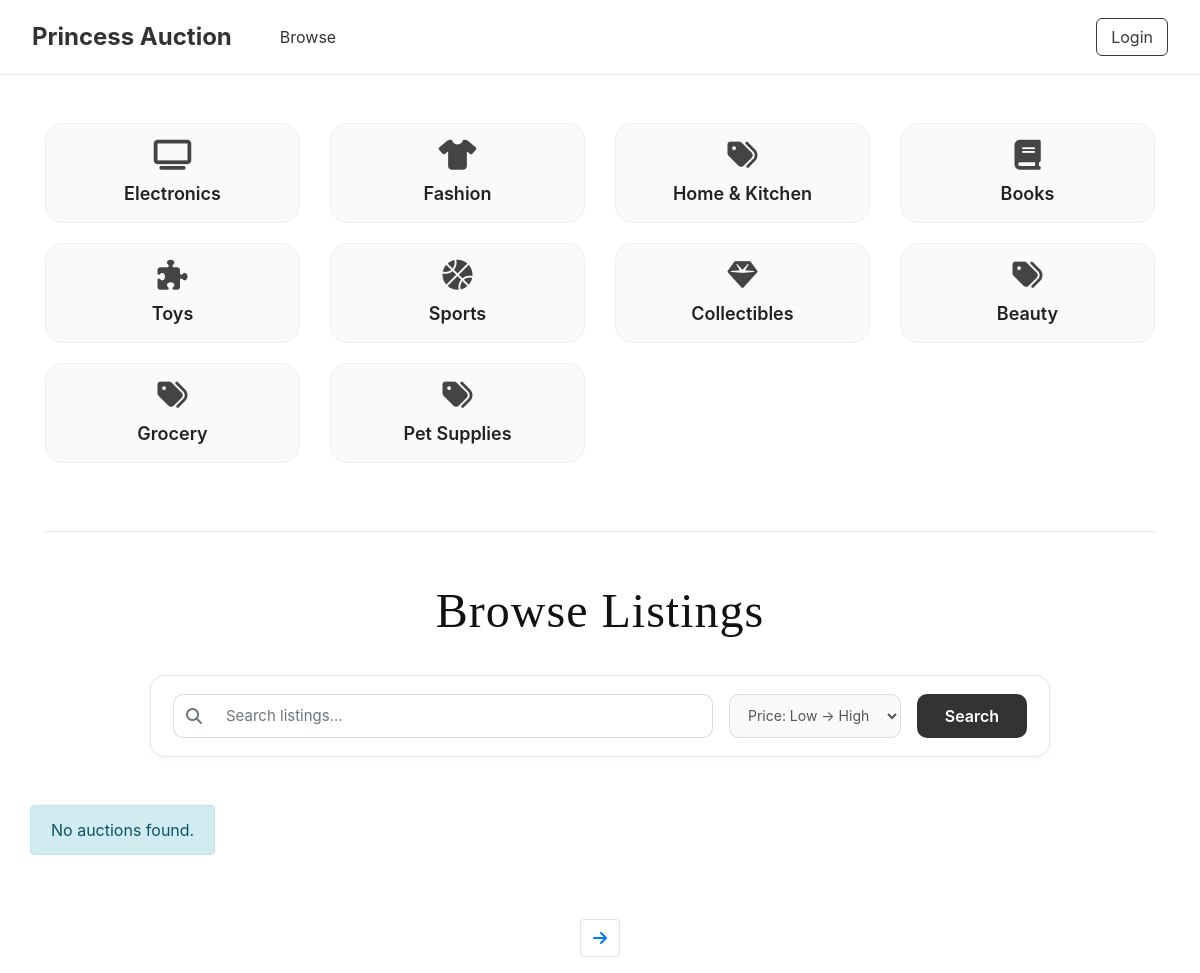
The app's page /browse.php?cat=1 with its own data.
### tables this page shows
CREATE TABLE `category` (
  `category_id` int(11) NOT NULL,
  `category_name` varchar(100) NOT NULL
);

### browse.php (the view, shortened to what this page needs)
<?php include_once("header.php")?>
<link rel="stylesheet" href="https://cdnjs.cloudflare.com/ajax/libs/font-awesome/6.5.0/css/all.min.css">
<div class="container my-5">
  <div class="row gy-4 gx-4">
    <?php
    $conn = connectDB();
    $icons = [
      "Electronics"   => "fa-solid fa-tv",
      "Fashion"       => "fa-solid fa-shirt",
      "Home & Kitchen"=> "fa-solid fa-couch",
      "Books"         => "fa-solid fa-book",
      "Toys"          => "fa-solid fa-puzzle-piece",
      "Sports"        => "fa-solid fa-basketball",
      "Collectibles"  => "fa-solid fa-gem",
      "Others"        => "fa-solid fa-box"
    ];
    $sql = "SELECT category_id, category_name FROM category";
    $result = $conn->query($sql);
    while ($row = $result->fetch_assoc()) {
        $cat_id = $row['category_id'];
        $cat_name = htmlspecialchars($row['category_name']);
        $icon_class = isset($icons[$cat_name]) ? $icons[$cat_name] : "fa-solid fa-tags";
        echo '
        <div class="col-6 col-md-3">
            <a href="browse.php?cat=' . $cat_id . '" style="text-decoration:none;">
                <div class="category-card">
                    <i class="category-icon ' . $icon_class . '"></i>
                    <div class="category-name">' . $cat_name . '</div>
                </div>
            </a>
        </div>';
    }
    ?>
  </div>
</div>
<div class="container">
<div style="
  width:100%;
  height:1px;
  background:#e6e6e6;
  margin-bottom:25px;
"></div>
<h2 style="
    font-family: 'Playfair Display', serif;
    text-align:center;
    font-size: 48px;
    font-weight: 500;
    letter-spacing: 1px;
    margin: 50px 0 35px 0;
    color:#111;
">
  Browse Listings
</h2>
<div id="searchSpecs" class="mt-4 mb-4">
  <div style="
      background:white;
      border:1px solid #e6e6e6;
      border-radius:14px;
      padding:18px 22px;
      max-width:900px;
      margin:0 auto;
      box-shadow:0 2px 6px rgba(0,0,0,0.03);
  ">
    <form method="get" action="browse.php">
  <div class="search-bar-wrapper">
    <div class="flex-grow-1">
      <div class="input-group search-input-group">
        <span class="input-group-text">
          <i class="fa fa-search text-muted"></i>
        </span>
        <input type="text"
               class="form-control"
               name="keyword"
               placeholder="Search listings...">
      </div>
    </div>
    <select name="order_by" class="search-select">
      <option value="pricelow">Price: Low → High</option>
    </select>
    <button class="search-btn">Search</button>
  </div>
</form>
  </div>
</div>
</div>
<?php
  $category = $_GET['cat'] ?? 'all';
  $ordering = $_GET['order_by'] ?? 'pricelow';
  $curr_page = isset($_GET['page']) ? intval($_GET['page']) : 1;
  $connection = connectDB();
  $query = "
    SELECT i.item_id, i.title, i.description, a.start_price, a.reserve_price, a.end_time, a.auction_id
    FROM Item i
    JOIN Auction a ON i.item_id = a.item_id
    WHERE 1 = 1
  ";
  if ($category !== 'all') {
      $safe_cat = mysqli_real_escape_string($connection, $category);
      $query .= " AND i.category_id = '$safe_cat'";
  }
  switch ($ordering) {
      default:
          $query .= " ORDER BY a.start_price ASC";
  }
  $result = mysqli_query($connection, $query);
  $num_results = mysqli_num_rows($result);
  $results_per_page = 10;
  $max_page = ceil($num_results / $results_per_page);
?>
<div class="container mt-5">
<div class="row">
<?php
  if ($num_results == 0) {
      echo '<div class="alert alert-info">No auctions found.</div>';
  }
?>
</div>
<nav aria-label="Search results pages" class="mt-5">
  <ul class="pagination justify-content-center">
<?php
  $querystring = "";
  foreach ($_GET as $key => $value) {
    if ($key != "page") {
      $querystring .= "$key=$value&amp;";
    }
  }
  if ($curr_page != $max_page) {
    echo('
    <li class="page-item">
      <a class="page-link" href="browse.php?' . $querystring . 'page=' . ($curr_page + 1) . '" aria-label="Next">
        <span aria-hidden="true"><i class="fa fa-arrow-right"></i></span>
        <span class="sr-only">Next</span>
      </a>
    </li>');
  }
?>
  </ul>
</nav>
</div>
<?php include_once("footer.php")?>

### header.php (shortened to what this page needs)
<!doctype html>
<html lang="en">
<head>
  <link rel="stylesheet" href="css/bootstrap.min.css">
  <link rel="stylesheet" href="https://cdnjs.cloudflare.com/ajax/libs/font-awesome/4.7.0/css/font-awesome.min.css">
  <link rel="stylesheet" href="https://cdnjs.cloudflare.com/ajax/libs/font-awesome/6.4.0/css/all.min.css">
  <link rel="stylesheet" href="css/custom.css">
</head>
<body>
<nav class="navbar navbar-expand-lg"
     style="background:#ffffff; border-bottom:1px solid #eaeaea; padding:14px 32px;">
  <a class="navbar-brand" href="index.php"
     style="font-size:24px; font-weight:700; color:#333; margin-right:40px;">
     Princess Auction
  </a>
  <div class="collapse navbar-collapse" id="mainNavbar">
    <ul class="navbar-nav" style="gap:24px; font-size:16px;">
      <li class="nav-item">
        <a class="nav-link" href="browse.php" style="color:#333;">Browse</a>
      </li>
    </ul>
  </div>
  <ul class="navbar-nav ml-auto" style="font-size:16px; gap:16px;">
    <?php
    if (isset($_SESSION['logged_in']) && $_SESSION['logged_in'] == true) {
        echo '
        <li class="nav-item">
            <span class="nav-link" style="color:#555;">Welcome, <b>' . htmlspecialchars($_SESSION['username']) . '</b></span>
        </li>
        <li class="nav-item">
            <a class="nav-link" href="logout.php" style="color:#333;">Logout</a>
        </li>';
    } else {
        echo '
        <li class="nav-item">
            <button type="button" class="btn btn-outline-dark"
                    data-toggle="modal" data-target="#loginModal"
                    style="padding:6px 14px; border-radius:6px;">
              Login
            </button>
        </li>';
    }
    ?>
  </ul>
</nav>

### footer.php (shortened to what this page needs)
</body>
</html>

### header.php (style rules this page uses)
.search-bar-wrapper { display: flex; align-items: center; gap: 16px; }
.search-input-group { height: 44px; }
.search-input-group .input-group-text { background: #fff; border: 1px solid #dcdcdc; border-right: none; border-radius: 10px 0 0 10px; }
.search-input-group input { height: 44px; border: 1px solid #dcdcdc; border-left: none; border-radius: 0 10px 10px 0; font-size: 15px; }
.search-select { height: 44px; border-radius: 10px; border: 1px solid #dcdcdc; background: #fafafa; font-size: 14px; color: #555; padding: 0 14px; width: auto; min-width: 150px; cursor: pointer; }
.search-btn { height: 44px; width: 110px; background: #333; color: white; border-radius: 10px; font-weight: 600; border: none; transition: 0.25s; }

### browse.php (style rules this page uses)
.category-card { margin-bottom: 20px; }
.category-card { background: #fafafa; border: 1px solid #eee; border-radius: 18px; height: 100px; display: flex; flex-direction: column; justify-content: center; align-items: center; gap: 10px; transition: 0.25s; cursor: pointer; }
.category-icon { font-size: 30px; color: #444; }
.category-name { font-size: 18px; font-weight: 600; color: #222; }

### records on screen
category: category_name "Electronics"
category: category_name "Fashion"
category: category_name "Home & Kitchen"
category: category_name "Books"
category: category_name "Toys"
category: category_name "Sports"
category: category_name "Collectibles"
category: category_name "Beauty"
category: category_name "Grocery"
category: category_name "Pet Supplies"
